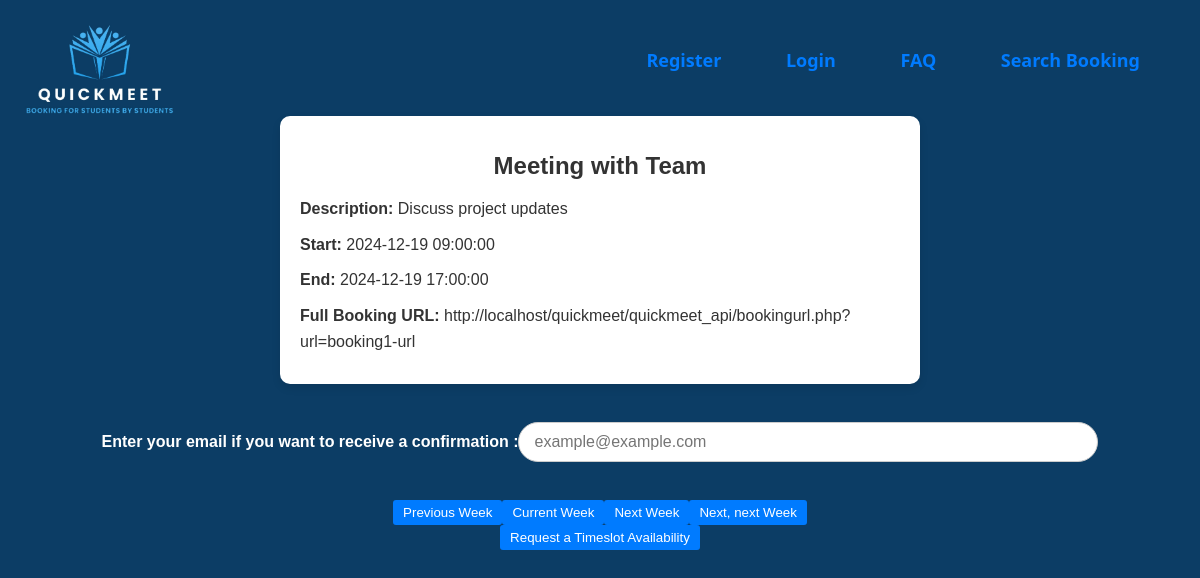
Screenshot of /quickmeet_api/bookingurl.php?url=booking1-url with the database file from the repository.
### tables this page shows
CREATE TABLE Booking (
    bid INT AUTO_INCREMENT PRIMARY KEY,            
    bookingurl VARCHAR(255) UNIQUE,       
    editbookingurl VARCHAR(255) UNIQUE,       
    uid INT,                           
    startdatetime DATETIME NOT NULL,      
    enddatetime DATETIME NOT NULL,        
    bookingtitle VARCHAR(255) NOT NULL,   
    bookingdescription TEXT,               
    FOREIGN KEY (uid) REFERENCES users(id)
);

### quickmeet_api/bookingurl.php (the view, shortened to what this page needs)
<?php
include '../backend/bookingpagesheader.php';
?>
<?php
$servername = "localhost";
$username = "root";
$password = "";
$dbname = "mysql";
$conn = new mysqli($servername, $username, $password, $dbname);
$bookingUrl = $_GET['url'] ?? null;
if ($bookingUrl) {
    $sql = "SELECT * FROM Booking WHERE bookingurl = ?";
    $stmt = $conn->prepare($sql);
    $stmt->bind_param("s", $bookingUrl);
    $stmt->execute();
    $result = $stmt->get_result();
    if ($result && $result->num_rows > 0) {
        $booking = $result->fetch_assoc();
        echo "
        <!DOCTYPE html>
        <html lang='en'>
        <head>
            <meta charset='UTF-8'>
            <meta name='viewport' content='width=device-width, initial-scale=1.0'>
            <title>Booking Timeslot Reservation</title>
            <style>
                body {
                    font-family: Arial, sans-serif;
                    background-color: #f5f5f5;
                    margin: 20px;
                    color: #333;
                }
                .booking-container {
                    max-width: 600px;
                    margin: auto;
                    padding: 20px;
                    background-color: #ffffff;
                    border-radius: 10px;
                    box-shadow: 0 4px 8px rgba(0, 0, 0, 0.1);
                }
                h1 {
                    color: #444;
                    font-size: 24px;
                    text-align: center;
                }
                p {
                    margin: 10px 0;
                    line-height: 1.6;
                }
                .bolder {
                    font-weight: bold;
                }
                a{
                    color: #007BFF;
                    text-decoration: none;
                    font-weight: bold;
                }
                a:hover {
                    text-decoration: underline;
                }
            </style>
        </head>
        <body style='background-color: #0C3D65'>
            <div class='booking-container'>
                <h1>" . htmlspecialchars($booking['bookingtitle']) . "</h1>
                <p><span class = 'bolder'>Description:</span> " . htmlspecialchars($booking['bookingdescription']) . "</p>
                <p><span class = 'bolder'>Start:</span> " . htmlspecialchars($booking['startdatetime']) . "</p>
                <p><span class = 'bolder'>End: </span>" . htmlspecialchars($booking['enddatetime']) . "</p>
                <p><span class = 'bolder'>Full Booking URL:</span> http://localhost/quickmeet/quickmeet_api/bookingurl.php?url=" . htmlspecialchars($booking['bookingurl']) . "</p>
            </div>
        </body>
        </html>";
    } else {
        echo "<script>
                document.body.style.backgroundColor = '#0C3D65';
            </script>";
        echo "<h1>Booking not found</h1>";
    } ?>
    <!DOCTYPE html>
    <html>
    <head>
    </head>
    <body>
        <br>
    <div class="email-input">
            <label for="email">Enter your email if you want to receive a confirmation :</label>
            <input type="email" id="email" placeholder="example@example.com" required>
    </div>
<br>
<div class="calendar-buttons">
    <button onclick="listTimeSlots('previous')">Previous Week</button>
    <button onclick="listTimeSlots('current')">Current Week</button>
    <button onclick="listTimeSlots('next')">Next Week</button>
    <button onclick="listTimeSlots('next-next')">Next, next Week</button>
</div>
<div class="calendar-buttons">
    <button onclick="openRequestAvailability()">Request a Timeslot Availability</button>
</div>
    </body>
    </html>
    <?php
} else {
    echo "<h1>Invalid URL</h1>";
}
?>

### quickmeet_api/bookingurl.php (style rules this page uses)
body { font-family: Arial, sans-serif; background-color: #f5f5f5; margin: 20px; color: #333; }
.booking-container { max-width: 600px; margin: auto; padding: 20px; background-color: #ffffff; border-radius: 10px; box-shadow: 0 4px 8px rgba(0, 0, 0, 0.1); }
h1 { color: #444; font-size: 24px; text-align: center; }
p { margin: 10px 0; line-height: 1.6; }
.bolder { font-weight: bold; }
body { font-family: Arial, sans-serif; margin: 20px; background-color: #f9f9f9; }
h1 { text-align: center; color: #333; }
button { background-color: #007bff; color: white; border: none; padding: 5px 10px; border-radius: 3px; cursor: pointer; }
.calendar-buttons { display: flex; flex-wrap: wrap; justify-content: center; }
.email-input { display: flex; justify-content: center; align-items: center; margin: 20px 0; width: 100%; }
.email-input input { border: 1px solid #ccc; border-radius: 20px; padding: 10px 15px; width: 50%; font-size: 16px; box-sizing: border-box; outline: none; }
.email-input label { color: white; font-size: 16px; font-weight: bold; }

### rows the page displays
booking: bookingtitle "Meeting with Team", bookingdescription "Discuss project updates", startdatetime "2024-12-19 09:00:00", enddatetime "2024-12-19 17:00:00", bookingurl "booking1-url"
